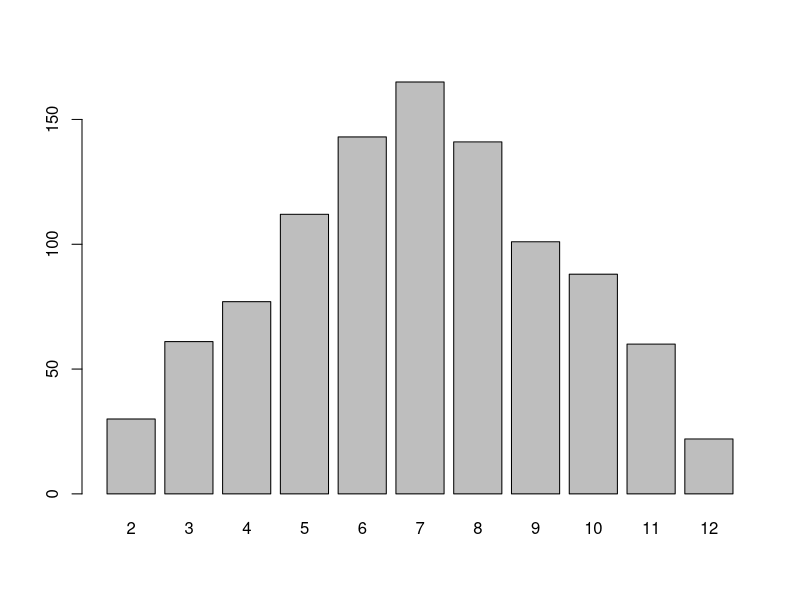

Write R code to recreate this figure.
# 公開臨海データ解析実習　A日程
# 2022 September 20 AM
# Greg Nishihara


# 論理値と比較演算

iris #　あやめのデータ

find_length = 5.0 # 検索する・フィルターにかける長さ

# SHIFT+ ALT + 下矢印: 行をコピーする
iris$Sepal.Length > find_length   # よりおおきい
iris$Sepal.Length >= find_length  # 以上


# 等しい, えらーおこしやすいので、
iris$Sepal.Length == find_length
1/3 == 0.3333333333333333

# dplyr　パッケージの near() 関数を使う。
dplyr::near(1/3, 0.33, tol = 0.01) # dplyr の関数
identical(1/3, 0.3)  # Base R の関数
all.equal(1/3, 0.33) # Base R の関数

iris$Sepal.Length <= find_length
iris$Sepal.Length != find_length

## 論理ベクトルをつかって
## データを抽出する

logical_sl = iris$Sepal.Length > find_length   # よりおおきい

iris$Sepal.Length[1]
iris$Sepal.Length[2]
iris$Sepal.Length[c(1, 5)]

iris$Sepal.Length[logical_sl]
iris$Sepal.Length[!logical_sl]

iris$Petal.Length[iris$Petal.Length > 10] # numeric(0) が帰ってくる
iris$Petal.Length[iris$Petal.Length > 6.5] 


logical01 = iris$Petal.Length >= 5
logical02 = iris$Petal.Length <= 6

iris$Petal.Length[logical01] 
iris$Petal.Length[logical02] 

# 5 >= Petal.Length >= 6
iris$Petal.Length[logical01 & logical02] 
iris$Petal.Length[iris$Petal.Length >= 5 & iris$Petal.Length <= 6] 

# 5 >= Petal.Length >= 6 または species == setosa
iris$Petal.Length[(logical01 & logical02) | iris$Species == "setosa"] 

# データフレームを返す方法
# 検索の条件

logical01 = iris$Sepal.Length > 5
logical02 = iris$Sepal.Width  > 3

iris[logical01, ] # Sepal.Length > 5
iris[logical02, ] # Sepal.Width > 3

# Sepal.Length > 5 & Sepal.Width > 3
iris[logical01 & logical02, ] 

# 1行目
#[行 , 列]
iris[1, ]

# 1行目,2から３列め
iris[1, c(2, 3)]


# 論理ベクトルのかけざん
# TRUE: 1
# FALSE: 0
c(TRUE, TRUE, FALSE) * c(FALSE, TRUE, FALSE)
c(TRUE, TRUE, FALSE) & c(FALSE, TRUE, FALSE)
c(1, 1, 0) * c(0, 1, 0)


# R関数の作り方（サイコロ）
# 6目サイコロ

n = 1:6 # c(1, 2, 3, 4, 5, 6)

# 重複ありサンプリング
sample(x = n, size = 3, replace = TRUE)

# 重複なしサンプリング
sample(x = n, size = 3)

# ２つのサイコロの和
value = sample(x = n, size = 2, replace = TRUE)
sum(value) # サイコロの和
value


## for-loop.

j = 0
for(i in 1:50) {
  print(i)
  j = j + i 
  print(j)
}


value01 = sample(x = n, size = 2, replace = TRUE)
sum_value01 = sum(value01)

value02 = sample(x = n, size = 2, replace = TRUE)
sum_value02 = sum(value02)

value03 = sample(x = n, size = 2, replace = TRUE)
sum_value03 = sum(value03)

value04 = sample(x = n, size = 2, replace = TRUE)
sum_value04 = sum(value04)

value05 = sample(x = n, size = 2, replace = TRUE)
sum_value05 = sum(value05)

c(sum_value01, sum_value02, sum_value03, 
  sum_value04, sum_value05)

sum_value = c(0, 0, 0, 0, 0)
for(i in 1:5) {
  value = sample(x = n, size = 2, replace = TRUE)
  sum_value[i] = sum(value)
  print(sum_value)
}
sum_value

# ２つのサイコロを 1000 投げて、和をとる
sum_value = rep(0, times = 1000)
for(i in 1:1000) {
  value = sample(x = n, size = 2, replace = TRUE)
  sum_value[i] = sum(value)
  print(sum_value)
}
sum_value

mean(sum_value)
sd(sum_value)
median(sum_value)

table(sum_value)

dicerolls = table(sum_value)
dicerolls = as.data.frame(dicerolls)

barplot(height = dicerolls$Freq,
        names.arg = dicerolls$sum_value)


 
